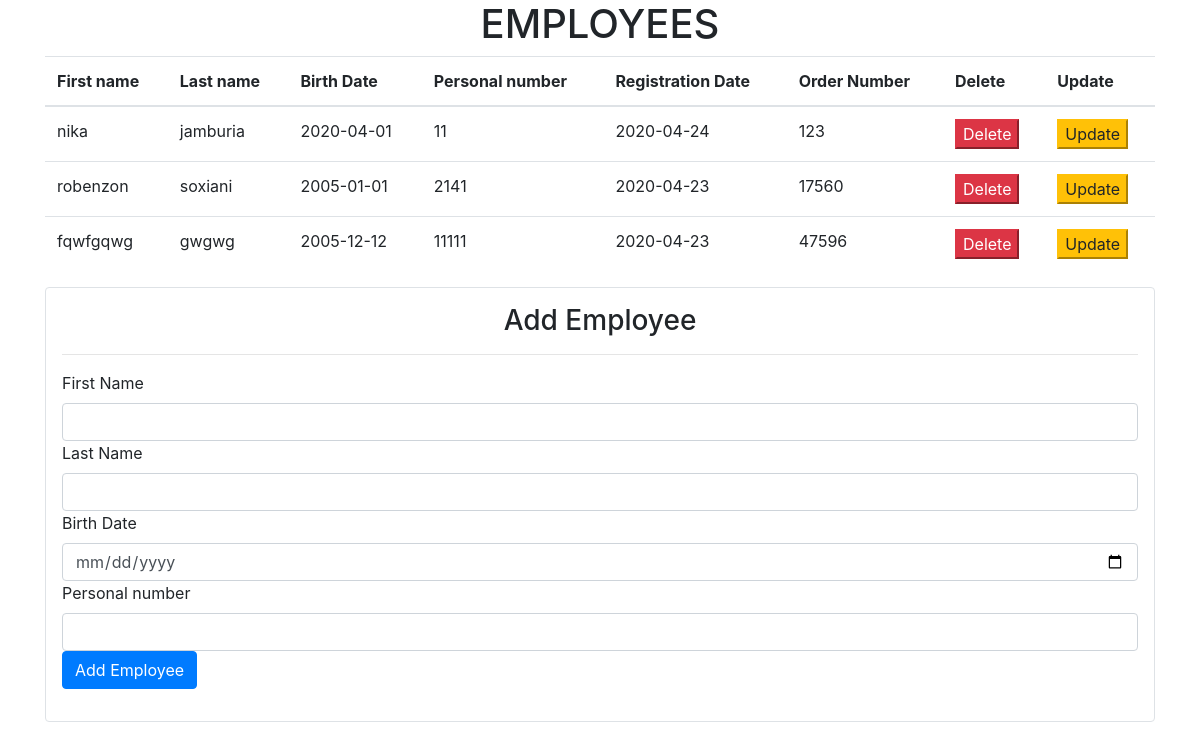
The page / on the database its author committed.
### tables this page shows
CREATE TABLE `employees` (
  `id` int(100) NOT NULL,
  `firstName` varchar(255) NOT NULL,
  `lastName` varchar(255) NOT NULL,
  `birthDate` date NOT NULL,
  `personalNumber` int(255) NOT NULL,
  `registrationDate` date NOT NULL,
  `orderNumber` int(255) NOT NULL
);

### models/Employee.php (called while the page is built, shortened)
<?php
    class Employee {
        private $conn;
        public function __construct($db){
            $this->conn = $db;
        }
        public function getAll() {
            $query = "SELECT * FROM employees";
            $stmt = $this->conn->prepare($query);
            $stmt->execute();
            $employees = $stmt->fetchAll();
            return $employees;
        }
    }
?>

### index.php (the view, shortened to what this page needs)
<?php
    include_once "models/Employee.php";
    $database = new Database();
    $db = $database->connect();
    $employee = new Employee($db);
    $employees = $employee->getAll();
?>
<!DOCTYPE html>
<html lang="en">
<head>
    <link href="https://stackpath.bootstrapcdn.com/bootstrap/4.3.1/css/bootstrap.min.css" rel="stylesheet">
</head>
<body>
    <div class="container">
        <h1 class="text-center">EMPLOYEES</h1>
        <table class="table">
            <thead>
                <th>First name</th>
                <th>Last name</th>
                <th>Birth Date</th>
                <th>Personal number</th>
                <th>Registration Date</th>
                <th>Order Number</th>
                <th>Delete</th>
                <th>Update</th>
            </thead>
            <tbody>
            <?php foreach($employees as $employee){ ?>
                <tr>
                    <td><?= $employee['firstName'] ?></td>
                    <td><?= $employee['lastName'] ?></td>
                    <td><?= $employee['birthDate'] ?></td>
                    <td><?= $employee['personalNumber'] ?></td>
                    <td><?= $employee['registrationDate'] ?></td>
                    <td><?= $employee['orderNumber'] ?></td>
                    <td><button onclick="deleteEmployee(<?= $employee['id'] ?>)" class="btn-danger">Delete</button></td>
                    <td><button onclick="updateEmployee(<?= $employee['id'] ?>)" class="btn-warning">Update</button></td>
                </tr>
            <?php } ?>
            </tbody>
        </table>
        <form action="" method="post" id="form" class="form mt-1 border p-3 rounded">
        <h3 class="text-center">Add Employee</h3>
        <hr>
        <div class="form-group">
            <label for="firstName">First Name</label>
            <input type="text" class="form-control" name="firstName" id="firstName">
            <label for="lastName">Last Name</label>
            <input type="text" class="form-control" name="lastName" id="lastName">
            <label for="birthDate">Birth Date</label>
            <input type="date" class="form-control" name="birthDate" id="birthDate">
            <label for="personalNumber">Personal number</label>
            <input type="number" class="form-control" name="personalNumber" id="personalNumber">
            <input type="submit" value="Add Employee" id="submitBtn" class="btn btn-primary">
        </div>
        </form>
    </div>
</body>
</html>

### rows shown on the page
employees: firstName "nika", lastName "jamburia", birthDate "2020-04-01", personalNumber "11", registrationDate "2020-04-24", orderNumber "123"
employees: firstName "robenzon", lastName "soxiani", birthDate "2005-01-01", personalNumber "2141", registrationDate "2020-04-23", orderNumber "17560"
employees: firstName "fqwfgqwg", lastName "gwgwg", birthDate "2005-12-12", personalNumber "11111", registrationDate "2020-04-23", orderNumber "47596"
